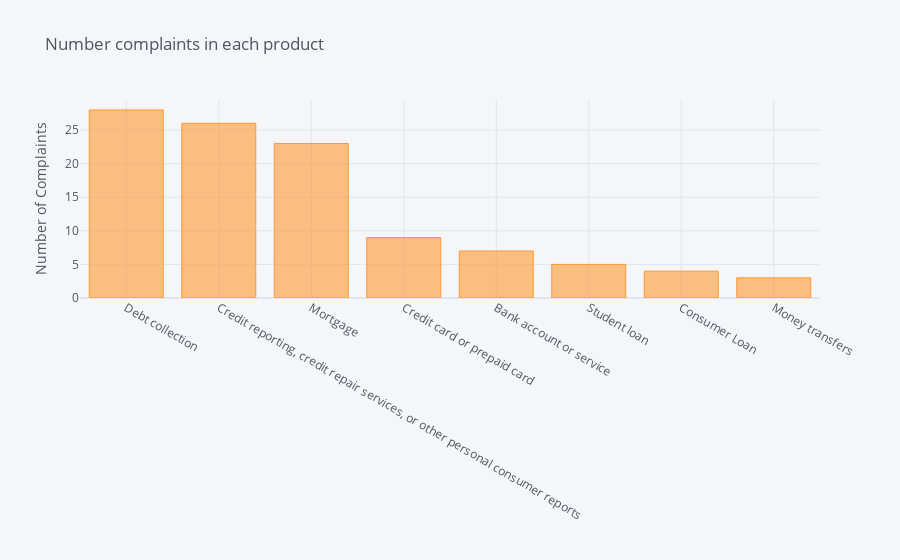

Notebook code cell kept with this figure:
### Code cell
df['Product'].value_counts().sort_values(ascending=False).iplot(kind='bar', yTitle='Number of Complaints',
                                                                title='Number complaints in each product')

### Figure 1 — Plotly figure (JSON) as saved in the notebook; plotly's stock layout.template omitted (floating-point values rounded to 4 significant figures)
{"data": [{"marker": {"color": "rgba(255, 153, 51, 0.6)", "line": {"color": "rgba(255, 153, 51, 1.0)", "width": 1}}, "name": "Product", "orientation": "v", "text": "", "x": ["Debt collection", "Credit reporting, credit repair services, or other personal consumer reports", "Mortgage", "Credit card or prepaid card", "Bank account or service", "Student loan", "Consumer Loan", "Money transfers"], "y": [28, 26, 23, 9, 7, 5, 4, 3], "type": "bar"}], "layout": {"legend": {"bgcolor": "#F5F6F9", "font": {"color": "#4D5663"}}, "paper_bgcolor": "#F5F6F9", "plot_bgcolor": "#F5F6F9", "title": {"font": {"color": "#4D5663"}, "text": "Number complaints in each product"}, "xaxis": {"gridcolor": "#E1E5ED", "showgrid": true, "tickfont": {"color": "#4D5663"}, "title": {"font": {"color": "#4D5663"}, "text": ""}, "zerolinecolor": "#E1E5ED"}, "yaxis": {"gridcolor": "#E1E5ED", "showgrid": true, "tickfont": {"color": "#4D5663"}, "title": {"font": {"color": "#4D5663"}, "text": "Number of Complaints"}, "zerolinecolor": "#E1E5ED"}}}
